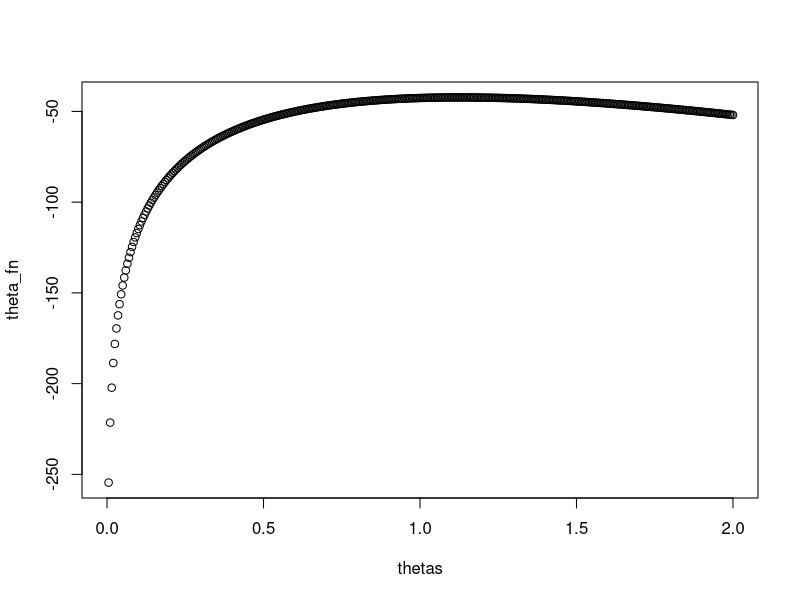
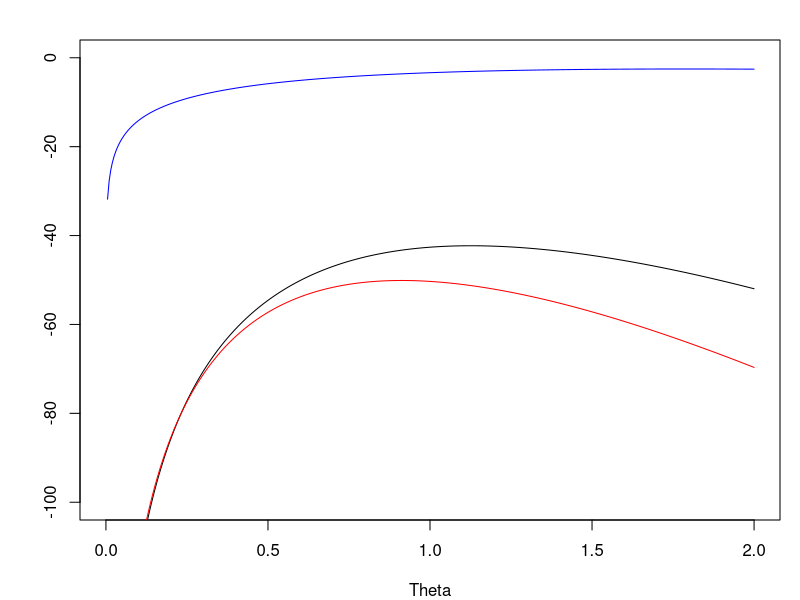
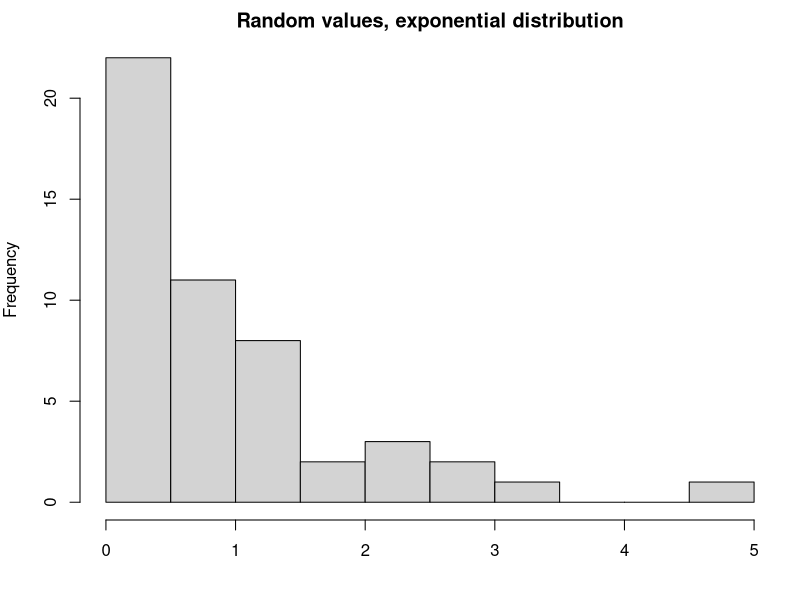
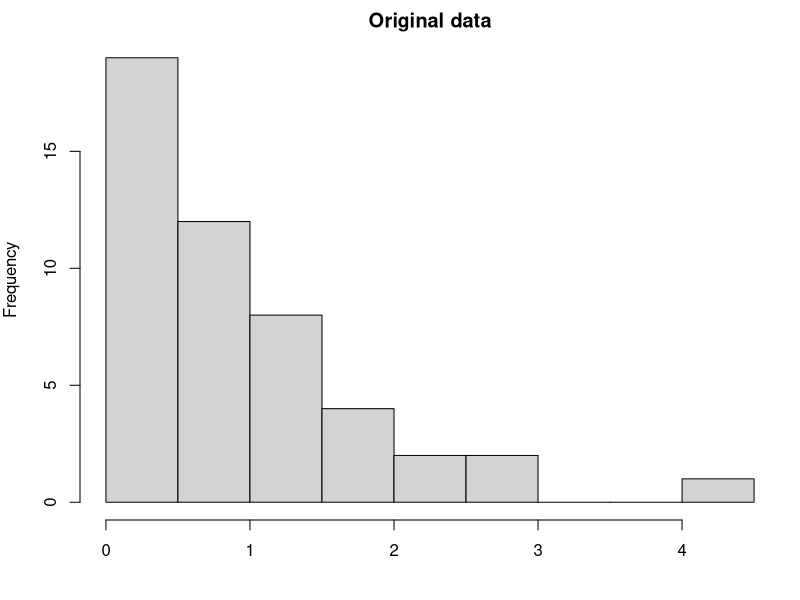

Here is the R script that generated these plots, in order:
# 2.1
# Set working directory
setwd("~/courses/tdde01/lab1/") 
# Read data
data = read.csv("machines.csv")
 
n=dim(data)[1]
set.seed(12345)
id=sample(1:n, floor(n*0.5))
train=data[id,]
test=data[-id,]

# 2.2 Exponential distribution
# PxTheta
pxt = function(x, theta){
    # Prod returns product of all arguments
    return (log(prod(theta*exp(-theta*x))))
}
thetas = seq(from=0, to=2, by=0.005)
theta_fn = sapply(thetas, function(theta) pxt(data$Length, theta))
#par(mar=c(1,1,1,1))
plot(thetas, theta_fn, xlabel="X", ylabel="Y", type="p")
theta_max = thetas[which.max(theta_fn)]
cat("Max theta value: ")
cat(theta_max)
cat("\n\n")

# 2.3
short_data = data$Length[1:6]
short_theta_fn = sapply(thetas, function(theta) pxt(short_data, theta))
par(mar=c(4,4,2,1))
plot(thetas, theta_fn, xlab="Theta", ylab="", type="l", ylim=c(-100, 0))
lines(thetas, short_theta_fn, col="blue")
short_theta_max = thetas[which.max(short_theta_fn)]
cat("Max theta value of short dataset: ")
cat(short_theta_max)
cat("\n\n")

# 2.4
pt = function(theta){
   return (10*exp(-10*theta))
}
pxt = function(x, theta) {
    return (prod(theta*exp(-theta*x)))
}
l = function(x, theta){
    return (log(pxt(x, theta)*pt(theta)))
}
theta_fn = sapply(thetas, function(theta) l(data$Length, theta))
l_max = thetas[which.max(theta_fn)]
lines(thetas, theta_fn, col="red")
cat("Max theta value: ")
cat(l_max)
cat("\n\n")

# 2.5
new_data = rexp(50, theta_max)
hist(new_data, main="Random values, exponential distribution", xlab="")
hist(data$Length, main="Original data", xlab="")
